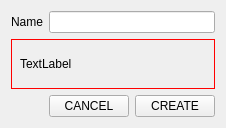
              <widget class="QWidget" name="scrollAreaWidgetContents_c_gameNewDev">
               <property name="geometry">
                <rect>
                 <x>0</x>
                 <y>0</y>
                 <width>198</width>
                 <height>123</height>
                </rect>
               </property>
               <layout class="QGridLayout" name="gridLayout_8">
                <item row="2" column="2">
                 <widget class="QPushButton" name="pushButton_c_gameNewDev">
                  <property name="text">
                   <string>CREATE</string>
                  </property>
                 </widget>
                </item>
                <item row="2" column="1">
                 <widget class="QPushButton" name="pushButton_c_gameNewDevCancel">
                  <property name="text">
                   <string>CANCEL</string>
                  </property>
                 </widget>
                </item>
                <item row="0" column="0">
                 <widget class="QLabel" name="label_c_gameNewDevName">
                  <property name="text">
                   <string>Name</string>
                  </property>
                  <property name="alignment">
                   <set>Qt::AlignRight|Qt::AlignTrailing|Qt::AlignVCenter</set>
                  </property>
                 </widget>
                </item>
                <item row="0" column="1" colspan="2">
                 <widget class="QLineEdit" name="lineEdit_c_gameNewDevName">
                  <property name="maxLength">
                   <number>128</number>
                  </property>
                 </widget>
                </item>
                <item row="1" column="0" colspan="3">
                 <widget class="QLabel" name="label_c_gameNewDev_error">
                  <property name="minimumSize">
                   <size>
                    <width>0</width>
                    <height>50</height>
                   </size>
                  </property>
                  <property name="maximumSize">
                   <size>
                    <width>16777215</width>
                    <height>50</height>
                   </size>
                  </property>
                  <property name="styleSheet">
                   <string notr="true">border:1px solid red;
padding: 5px;</string>
                  </property>
                  <property name="text">
                   <string>TextLabel</string>
                  </property>
                 </widget>
                </item>
               </layout>
              </widget>
